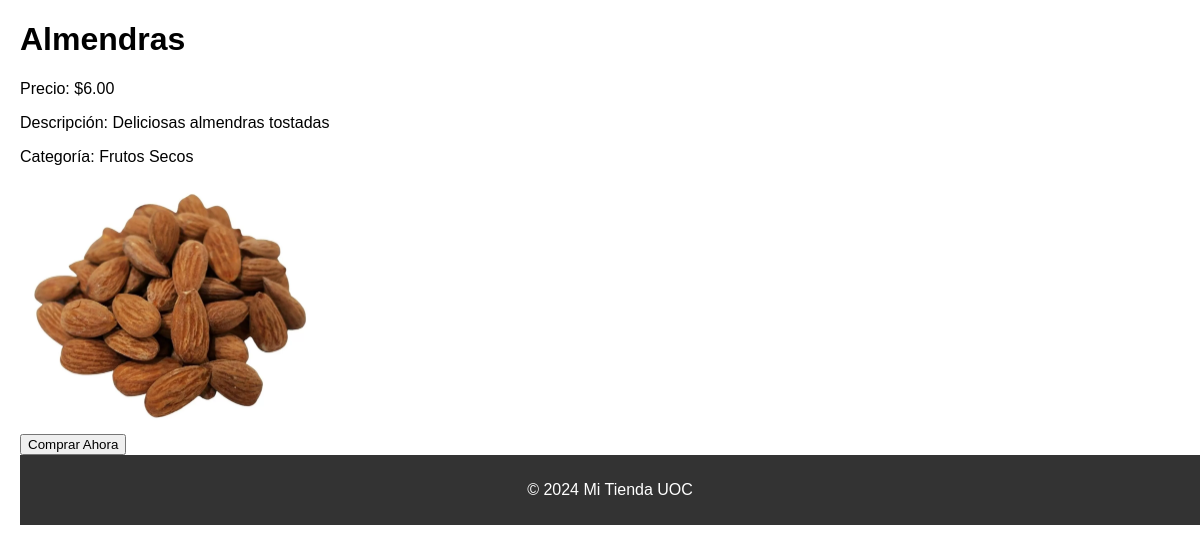
The app's page /MiTiendaEnLinea/product.php?product_id=1 with its own data.
### tables this page shows
CREATE TABLE `productos` (
  `id` int(11) NOT NULL,
  `nombre` varchar(255) NOT NULL,
  `descripcion` text DEFAULT NULL,
  `precio` decimal(10,2) NOT NULL,
  `stock` int(11) NOT NULL,
  `imagen` varchar(255) DEFAULT NULL,
  `categoria_id` int(11) DEFAULT NULL
);

### MiTiendaEnLinea/product.php (the view, shortened to what this page needs)
<!DOCTYPE html>
<html>
<head>
    <link rel="stylesheet" type="text/css" href="css/styles.css">
</head>
<body>
    <?php
    include "includes/database.php";
    if (isset($_GET['product_id'])) {
        $product_id = $_GET['product_id'];
        $query = "SELECT * FROM productos WHERE id = $product_id";
        $result = mysqli_query($conexion, $query);
        if (mysqli_num_rows($result) > 0) {
            $product = mysqli_fetch_assoc($result);
            echo "<h1>" . $product['nombre'] . "</h1>";
            echo "<p>Precio: $" . number_format($product['precio'], 2) . "</p>";
            echo "<p>Descripción: " . $product['descripcion'] . "</p>";
            $categoria = ($product['categoria_id'] == 1) ? "Frutos Secos" : "Frutas Congeladas";
            echo "<p>Categoría: " . $categoria . "</p>";
            echo "<img src='" . $product['imagen'] . "' alt='" . $product['nombre'] . "' style='max-width: 300px;'>";
            echo "<form action='category.php' method='get'>";
            echo "<input type='submit' value='Comprar Ahora'>";
            echo "</form>";
        } else {
            echo "<p>No se encontraron detalles del producto.</p>";
        }
    } else {
        echo "<p>ID de producto no proporcionado.</p>";
    }
    ?>
    <footer>
        <p>&copy; <?php echo date("Y"); ?> Mi Tienda UOC</p>
    </footer>
</body>
</html>

### MiTiendaEnLinea/css/styles.css (style rules this page uses)
body { font-family: Arial, sans-serif; margin: 0; padding: 0; background-color: #f2f2f2; }
footer { background-color: #333; color: #fff; text-align: center; padding: 10px 0; }

### MiTiendaEnLinea/product.php (style rules this page uses)
body { background-color: #ffffff; margin-left: 20px; }

### records on screen
productos: nombre "Almendras", precio "6.00", descripcion "Deliciosas almendras tostadas", categoria "Frutos Secos", imagen (picture)
